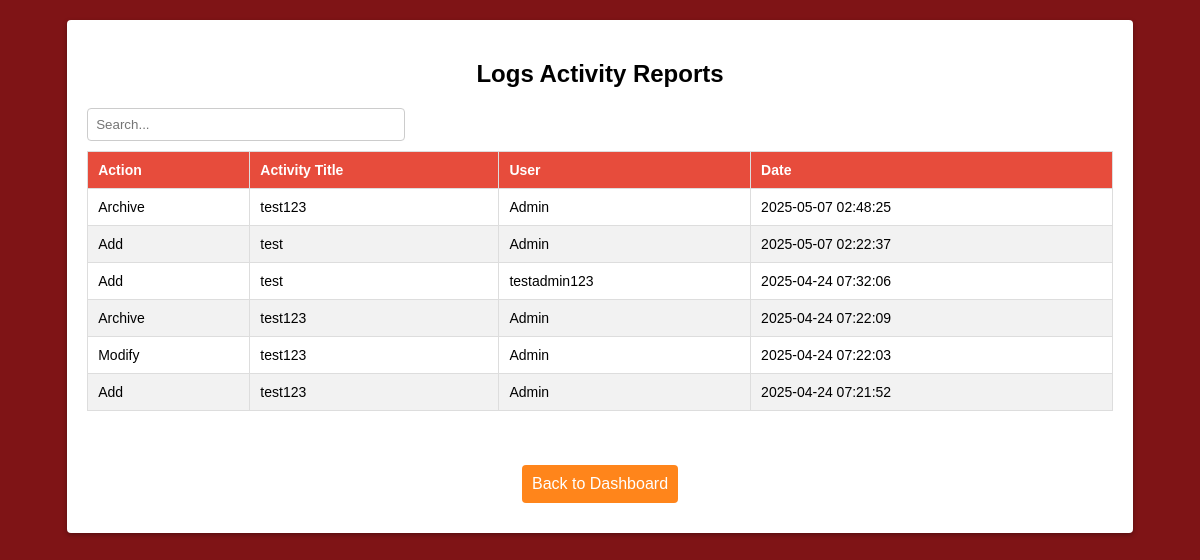
The page /logs/view_logs_activity_reports.php (signed in) on the database its author committed.
### tables this page shows
CREATE TABLE `logs_activity_reports` (
  `id` int(11) NOT NULL,
  `type` text NOT NULL,
  `modified_item` text NOT NULL,
  `user` int(11) NOT NULL,
  `date` timestamp NOT NULL DEFAULT current_timestamp()
);

CREATE TABLE `activityreports` (
  `id` int(255) NOT NULL,
  `activity_title` varchar(255) NOT NULL,
  `academic_year` varchar(255) NOT NULL,
  `activity_date` date NOT NULL,
  `activity_description` text NOT NULL,
  `posted_by` varchar(255) NOT NULL,
  `file_name` varchar(255) NOT NULL,
  `uploaded_at` text NOT NULL,
  `archive` tinyint(1) NOT NULL DEFAULT 0
);

CREATE TABLE `users` (
  `id` int(6) UNSIGNED NOT NULL,
  `role` varchar(255) NOT NULL,
  `username` varchar(255) NOT NULL,
  `password` varchar(255) NOT NULL,
  `full_name` varchar(255) NOT NULL,
  `file_name` varchar(255) NOT NULL,
  `email` varchar(50) DEFAULT NULL,
  `reg_date` text NOT NULL,
  `created_by` varchar(255) NOT NULL,
  `archive` tinyint(1) NOT NULL DEFAULT 0
);

### logs/view_logs_activity_reports.php (the view, shortened to what this page needs)
<?php
require '../db_connect.php';
$itemsPerPage = 10;
function generateLogTableHTML($conn, $itemsPerPage, $currentPage, $searchTerm, $sortBy = 'l.date', $sortDirection = 'DESC') {
    function getLogData($conn, $limit, $offset, $searchTerm = '', $sortBy = 'l.date', $sortDirection = 'DESC') {
        $sql = "
            SELECT
                l.type AS log_type,
                ar.activity_title AS modified_item_title, -- Corrected table alias to ar
                u.username AS modified_by_user,
                l.date AS log_date
            FROM
                logs_activity_reports l
            JOIN
                activityreports ar ON l.modified_item = ar.uploaded_at -- Corrected table alias to ar
            JOIN
                users u ON l.user = u.id
        ";
        $validSortColumns = ['l.type', 'ar.activity_title', 'u.username', 'l.date'];
        $validSortDirections = ['ASC', 'DESC'];
        $cleanSortBy = in_array($sortBy, $validSortColumns) ? $sortBy : 'l.date';
        $cleanSortDirection = in_array(strtoupper($sortDirection), $validSortDirections) ? strtoupper($sortDirection) : 'DESC';
        $sql .= " ORDER BY $cleanSortBy $cleanSortDirection LIMIT $limit OFFSET $offset";
        $result = $conn->query($sql);
        $logData = array();
        while ($row = $result->fetch_assoc()) {
            $logData[] = $row;
        }
        return $logData;
    }
    function getTotalLogCount($conn, $searchTerm = '') {
        $sql = "SELECT COUNT(*) AS total FROM logs_activity_reports l
                     JOIN activityreports ar ON l.modified_item = ar.uploaded_at -- Corrected table alias to ar
                     JOIN users u ON l.user = u.id";
        $result = $conn->query($sql);
        $row = $result->fetch_assoc();
        return $row['total'];
    }
    $totalLogs = getTotalLogCount($conn, $searchTerm);
    $totalPages = ceil($totalLogs / $itemsPerPage);
    $currentPage = max(1, min($currentPage, $totalPages > 0 ? $totalPages : 1));
    $offset = ($currentPage - 1) * $itemsPerPage;
    $logData = getLogData($conn, $itemsPerPage, $offset, $searchTerm, $sortBy, $sortDirection);
    $html = '';
    if (!empty($logData) || $totalLogs > 0) {
        $html .= "<table id='logTable'>";
        $html .= "<thead><tr>
                    <th data-sort-by='l.type' class='sortable'>Action</th>
                    <th data-sort-by='ar.activity_title' class='sortable'>Activity Title</th> <th data-sort-by='u.username' class='sortable'>User</th>
                    <th data-sort-by='l.date' class='sortable'>Date</th>
                  </tr></thead>";
        $html .= "<tbody>";
        if (!empty($logData)) {
            foreach ($logData as $log) {
                $html .= "<tr>";
                $html .= "<td>" . htmlspecialchars($log['log_type']) . "</td>";
                $html .= "<td>" . htmlspecialchars($log['modified_item_title']) . "</td>";
                $html .= "<td>" . htmlspecialchars($log['modified_by_user']) . "</td>";
                $html .= "<td>" . htmlspecialchars($log['log_date']) . "</td>";
                $html .= "</tr>";
            }
        } else {
             $html .= "<tr><td colspan='4'>No matching log data found.</td></tr>";
        }
        $html .= "</tbody>";
        $html .= "</table> <br>";
    } else {
        $html .= "<p>No log data found.</p>";
    }
    return $html;
}
$currentPage = isset($_GET['page']) ? intval($_GET['page']) : 1;
$searchTerm = isset($_GET['search']) ? $_GET['search'] : '';
$sortBy = isset($_GET['sortBy']) ? $_GET['sortBy'] : 'l.date';
$sortDirection = isset($_GET['sortDirection']) ? $_GET['sortDirection'] : 'DESC';
$currentPage = max(1, $currentPage);
$validSortColumns = ['l.type', 'ar.activity_title', 'u.username', 'l.date'];
$validSortDirections = ['ASC', 'DESC'];
$sortBy = in_array($sortBy, $validSortColumns) ? $sortBy : 'l.date';
$sortDirection = in_array(strtoupper($sortDirection), $validSortDirections) ? strtoupper($sortDirection) : 'DESC';
?>
<!DOCTYPE html>
<html lang="en">
<head>
</head>
<body>
    <div class="searchemp-container">
        <h2>Logs Activity Reports</h2>
        <div class="search-pagination">
            <input type="text" id="searchInput" placeholder="Search..." value="<?php echo htmlspecialchars($searchTerm); ?>">
             </div>
        <div id="logTableContainer">
            <?php
                echo generateLogTableHTML($conn, $itemsPerPage, $currentPage, $searchTerm, $sortBy, $sortDirection);
            ?>
        </div>
        <br><br>
        <div style='width:100%; text-align: center;'> <a href='../dashboard.php' class='button backtodash' style="display: inline-block; width: auto;">Back to Dashboard</a> </div>
    </div>
</body>
</html>

### logs/view_logs_activity_reports.php (style rules this page uses)
body { font-family: Arial, sans-serif; background-color: #7F1416; margin-top: 20px; margin-bottom: 20px; padding: 0; display: flex; align-items: center; justify-content: center; }
.searchemp-container { background-color: #fff; border-radius: 4px; box-shadow: 0 2px 5px rgba(0, 0, 0, 0.3); padding: 20px; width: 90%; box-sizing: border-box; }
.searchemp-container h2 { text-align: center; margin-bottom: 20px; }
.searchemp-container table { width: 100%; border-collapse: collapse; font-family: sans-serif; font-size: 14px; margin-top: 10px; }
.searchemp-container th, .searchemp-container td { padding: 10px; text-align: left; border: 1px solid #ddd; }
.searchemp-container th { background-color: #E74C3C; color: #fff; cursor: pointer; }
.searchemp-container tr:nth-child(even) { background-color: #f2f2f2; }
.searchemp-container .button { display: block; text-align: center; margin-bottom: 10px; padding: 10px; background-color: #4CAF50; color: #fff; text-decoration: none; border: none; border-radius: 4px; cursor: pointer; transition: background-color 0.3s ease; }
.searchemp-container .backtodash { background-color: #ff851b; }
.searchemp-container .search-pagination { margin-bottom: 10px; display: flex; justify-content: space-between; align-items: center; flex-wrap: wrap; gap: 10px; }
.searchemp-container .search-pagination input[type="text"] { flex-grow: 1; padding: 8px; border: 1px solid #ccc; border-radius: 4px; max-width: 300px; }

### rows shown on the page
logs_activity_reports: type "Archive", activityreports.activity_title "test123", users.username "Admin", date "2025-05-07 02:48:25"
logs_activity_reports: type "Add", activityreports.activity_title "test", users.username "Admin", date "2025-05-07 02:22:37"
logs_activity_reports: type "Add", activityreports.activity_title "test", users.username "testadmin123", date "2025-04-24 07:32:06"
logs_activity_reports: type "Archive", activityreports.activity_title "test123", users.username "Admin", date "2025-04-24 07:22:09"
logs_activity_reports: type "Modify", activityreports.activity_title "test123", users.username "Admin", date "2025-04-24 07:22:03"
logs_activity_reports: type "Add", activityreports.activity_title "test123", users.username "Admin", date "2025-04-24 07:21:52"
